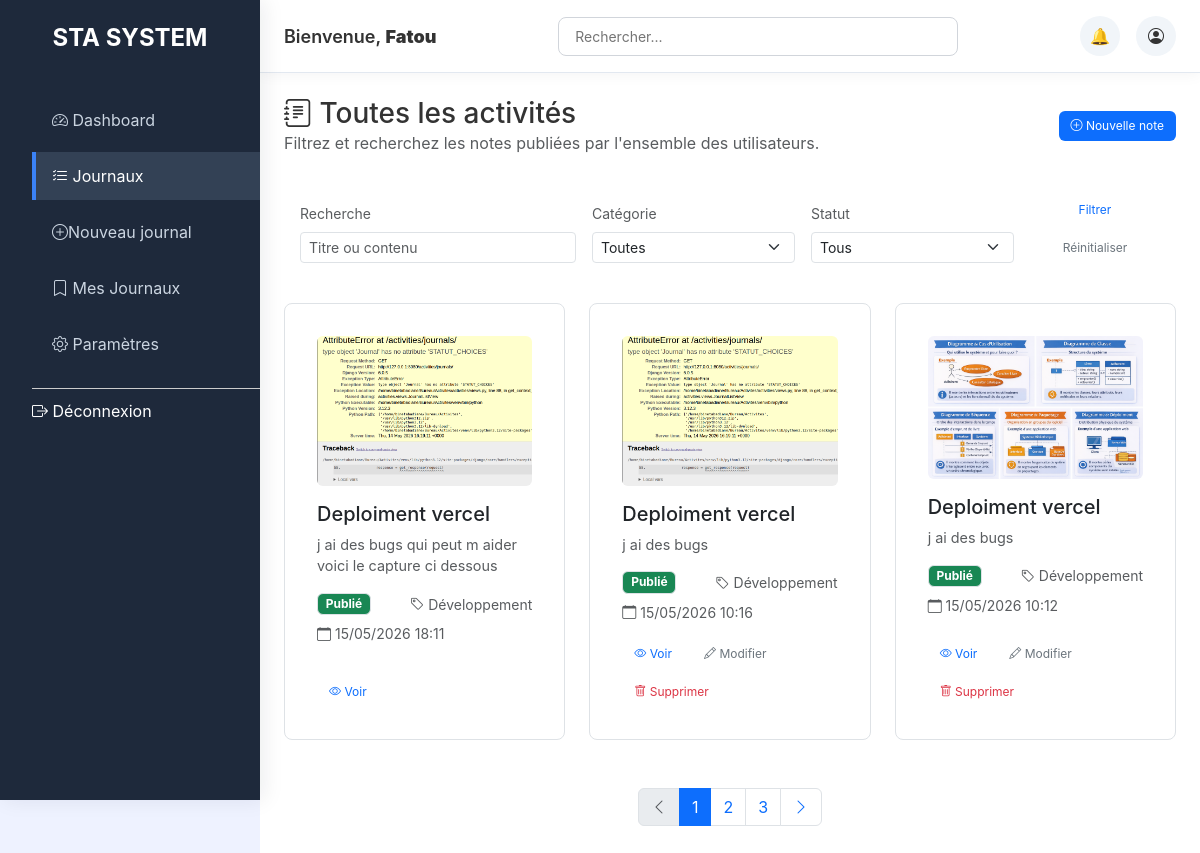
Page /activities/journals/ (signed in) on the committed database.
### activities/models.py (models this page shows, shortened)
class Journal(models.Model):
    titre = models.CharField(max_length=200)
    contenu = models.TextField()
    datecreation = models.DateTimeField(auto_now_add=True)
    categorie = models.ForeignKey(Categorie, on_delete=models.CASCADE)
    capture = models.ImageField(upload_to='captures/', null=True, blank=True)
    auteur = models.ForeignKey('auth.User', on_delete=models.CASCADE)
    STATUTS = (
        ('brouillon', 'Brouillon'),
        ('publie', 'Publié'),
        ('resolu', 'Résolu'),
    )
    statut = models.CharField(max_length=20, choices=STATUTS, default='brouillon')
    class Meta:
        ordering = ['-datecreation']
        verbose_name = "Journal"
        verbose_name_plural = "Journaux"

class Categorie(models.Model):
    nom = models.CharField(max_length=100)
    description = models.TextField()
    couleur = models.CharField(max_length=7, default='#007bff')
    datecreation = models.DateTimeField(auto_now_add=True)
    class Meta:
        ordering = ['nom']
        verbose_name = "Catégorie"
        verbose_name_plural = "Catégories"

### activities/views.py (the view)
# urls.py: path('journals/', JournalListView.as_view(), name='journal_list'),
class JournalListView(LoginRequiredMixin, ListView):
    model = Journal
    template_name = 'activities/journal_list.html'
    context_object_name = 'journals'
    paginate_by = 3
    def get_queryset(self):
        queryset = Journal.objects.select_related('auteur', 'categorie').order_by('-datecreation')
        categorie = self.request.GET.get('categorie')
        statut = self.request.GET.get('statut')
        search = self.request.GET.get('search')
        if categorie:
            queryset = queryset.filter(categorie_id=categorie)
        if statut:
            queryset = queryset.filter(statut=statut)
        if search:
            queryset = queryset.filter(Q(titre__icontains=search) | Q(contenu__icontains=search))
        return queryset
    def get_context_data(self, **kwargs):
        context = super().get_context_data(**kwargs)
        context['categories'] = Categorie.objects.all()
        context['statuts'] = Journal.STATUTS
        context['page_title'] = 'Toutes les activités'
        return context

### activities/templates/activities/journal_list.html (shortened to what this page needs)
{% extends 'base.html' %}
{% block content %}
<div class="d-flex justify-content-between align-items-center mb-4">
    <div>
        <h1 class="h3 mb-0"><i class="bi bi-journal-text"></i> {{ page_title|default:'Jounaux' }}</h1>
        <p class="text-muted mb-0">Filtrez et recherchez les notes publiées par l'ensemble des utilisateurs.</p>
    </div>
    <a href="{% url 'journal_create' %}" class="btn btn-primary">
        <i class="bi bi-plus-circle"></i> Nouvelle note
    </a>
</div>
<div class="card mb-4  border-0 bg-white p-3">
    <form method="get" class="row g-3 align-items-end">
        <div class="col-md-4">
            <label for="search" class="form-label small text-muted">Recherche</label>
            <input type="text" id="search" name="search" value="{{ request.GET.search }}" class="form-control form-control-sm" placeholder="Titre ou contenu">
        </div>
        <div class="col-md-3">
            <label for="categorie" class="form-label small text-muted">Catégorie</label>
            <select id="categorie" name="categorie" class="form-select form-select-sm">
                <option value="">Toutes</option>
            </select>
        </div>
        <div class="col-md-3">
            <label for="statut" class="form-label small text-muted">Statut</label>
            <select id="statut" name="statut" class="form-select form-select-sm">
                <option value="">Tous</option>
            </select>
        </div>
        <div class="col-md-2 d-grid gap-2">
            <button type="submit" class="btn btn-sm btn-outline-primary">Filtrer</button>
            <a href="{% if page_title == 'Mes activités' %}{% url 'my_journal_list' %}{% else %}{% url 'journal_list' %}{% endif %}" class="btn btn-sm btn-outline-secondary">Réinitialiser</a>
        </div>
    </form>
</div>
{% if journals %}
<div class="row">
    {% for journal in journals %}
    <div class="col-md-6 col-lg-4 mb-4">
        <div class="card h-100  bg-white border">
            <div class="card-body d-flex flex-column">
                {% if journal.capture %}
                <div class="mb-3">
                    <img src="{{ journal.capture.url }}" alt="{{ journal.titre }}" class="img-fluid rounded" style="max-height: 150px; width: 100%; object-fit: cover;">
                </div>
                {% endif %}
                <h5 class="card-title">{{ journal.titre }}</h5>
                <p class="card-text text-muted" style="font-size: 0.9rem;">
                    {{ journal.contenu|truncatechars:100 }}
                </p>
                <div class="d-flex justify-content-between align-items-center mb-2">
                    <span class="badge bg-{{ journal.statut|yesno:'success,warning' }} border">
                        {{ journal.get_statut_display }}
                    </span>
                    <small class="text-muted">
                        <i class="bi bi-tag"></i> {{ journal.categorie.nom }}
                    </small>
                </div>
                <small class="text-muted d-block mb-3">
                    <i class="bi bi-calendar"></i> {{ journal.datecreation|date:"d/m/Y H:i" }}
                </small>
                <div class="mt-auto d-flex gap-2 flex-wrap">
                    <a href="{% url 'journal_detail' journal.pk %}" class="btn btn-sm btn-outline-primary">
                        <i class="bi bi-eye"></i> Voir
                    </a>
                    {% if journal.auteur == user %}
                    <a href="{% url 'journal_update' journal.pk %}" class="btn btn-sm btn-outline-secondary">
                        <i class="bi bi-pencil"></i> Modifier
                    </a>
                    <a href="{% url 'journal_delete' journal.pk %}" class="btn btn-sm btn-outline-danger">
                        <i class="bi bi-trash"></i> Supprimer
                    </a>
                    {% endif %}
                </div>
            </div>
        </div>
    </div>
    {% endfor %}
</div>
{% if is_paginated %}
<nav aria-label="Navigation des pages" class="mt-4">
    <ul class="pagination justify-content-center">
        {% if page_obj.has_previous %}
        <li class="page-item">
            <a class="page-link" href="?page={{ page_obj.previous_page_number }}">
                <i class="bi bi-chevron-left"></i>
            </a>
        </li>
        {% else %}
        <li class="page-item disabled">
            <a class="page-link"><i class="bi bi-chevron-left"></i></a>
        </li>
        {% endif %}
        {% for num in page_obj.paginator.page_range %}
        {% if page_obj.number == num %}
        <li class="page-item active">
            <a class="page-link">{{ num }}</a>
        </li>
        {% elif num > page_obj.number|add:'-3' and num < page_obj.number|add:'3' %}
        <li class="page-item">
            <a class="page-link" href="?page={{ num }}">{{ num }}</a>
        </li>
        {% endif %}
        {% endfor %}
        {% if page_obj.has_next %}
        <li class="page-item">
            <a class="page-link" href="?page={{ page_obj.next_page_number }}">
                <i class="bi bi-chevron-right"></i>
            </a>
        </li>
        {% else %}
        <li class="page-item disabled">
            <a class="page-link"><i class="bi bi-chevron-right"></i></a>
        </li>
        {% endif %}
    </ul>
</nav>
{% endif %}
{% endif %}
{% endblock %}

### activities/templates/base.html (shortened to what this page needs)
<!DOCTYPE html>
<html lang="fr">
<head>
    <link href="https://cdn.jsdelivr.net/npm/bootstrap@5.3.0/dist/css/bootstrap.min.css" rel="stylesheet">
    <link rel="stylesheet" href="https://cdn.jsdelivr.net/npm/bootstrap-icons@1.11.0/font/bootstrap-icons.css">
</head>
<body>
    {% if user.is_authenticated %}
    <aside class="sidebar">
        <div class="logo">STA SYSTEM</div>
        <nav>
            <ul>
                <li><a href="{% url 'dashboard' %}" class="{% if request.resolver_match.url_name == 'dashboard' %}active{% endif %}"><i class="bi bi-speedometer2"></i> Dashboard</a></li>
                <li><a href="{% url 'journal_list' %}" class="{% if request.resolver_match.url_name == 'journal_list' or request.resolver_match.url_name == 'journal_detail' or request.resolver_match.url_name == 'journal_update' or request.resolver_match.url_name == 'journal_delete' %}active{% endif %}"><i class="bi bi-list-check"></i> Journaux</a></li>
                <li><a href="{% url 'journal_create' %}" class="{% if request.resolver_match.url_name == 'journal_create' %}active{% endif %}"><i class="bi bi-plus-circle"></i>Nouveau journal</a></li>
                <li><a href="{% url 'my_journal_list' %}" class="{% if request.resolver_match.url_name == 'my_journal_list' %}active{% endif %}"><i class="bi bi-bookmark"></i> Mes Journaux</a></li>
                <li><a href="{% url 'dashboard' %}" class="{% if request.resolver_match.url_name == 'dashboard' %}active{% endif %}"><i class="bi bi-gear"></i> Paramètres</a></li>
    <li style="border-top:1px solid #ccc; margin-top:20px; padding-top:10px;">
    <form method="POST"
          action="{% url 'logout' %}"
          onsubmit="return confirm('Voulez-vous vraiment vous déconnecter ?');">
        <button type="submit"
                style="background:none;border:none;color:white;cursor:pointer;">
                <i class="bi bi-box-arrow-right"></i>
            Déconnexion
        </button>
    </form>
</li>         </ul>
        </nav>
    </aside>
    <div class="main-content">
        <header class="topbar">
            <div class="welcome">Bienvenue, <strong>{{ user.get_full_name|default:user.username }}</strong></div>
            <div class="search">
                <input type="text" placeholder="Rechercher...">
            </div>
            <div class="actions">
                <div class="icon" title="Notifications">🔔</div>
                <div class="icon" title="Profil">
                    <i class="bi bi-person-circle"></i>
                </div>
            </div>
        </header>
        <main class="dashboard-content">
            {% block content %}{% endblock %}
        </main>
    </div>
    {% else %}
        {% block login_content %}<div class="container mt-5"><div class="row justify-content-center"><div class="col-md-6">Authentification requise</div></div></div>{% endblock %}
    {% endif %}
</body>
</html>

### activities/templates/base.html (style rules this page uses)
* { margin: 0; padding: 0; box-sizing: border-box; font-family: -apple-system, BlinkMacSystemFont, 'Segoe UI', Roboto, sans-serif; }
body { background-color: #f4f6f9; color: #333; }
.sidebar { position: fixed; left: 0; top: 0; width: 260px; height: 100vh; background-color: #1e293b; color: white; padding: 20px 0; z-index: 1000; overflow-y: auto; }
.sidebar .logo { font-size: 24px; font-weight: bold; text-align: center; margin-bottom: 40px; padding: 0 20px; }
body { background: #eef2ff; color: #333; }
.main-content { margin-left: 260px; min-height: 100vh; background-color: #ffffff; padding-bottom: 40px; }
.sidebar { box-shadow: 4px 0 20px rgba(15, 23, 42, 0.08); }
.topbar { background-color: #ffffff; box-shadow: 0 1px 15px rgba(15, 23, 42, 0.05); }
.card { background-color: #ffffff; border-radius: 8px; padding: 16px; border: 1px solid #e2e8f0; }
.card.h-100 { min-height: 100%; }
.sidebar nav ul { list-style: none; }
.sidebar nav ul li { margin-bottom: 8px; }
.sidebar nav ul li a { display: block; padding: 12px 20px; color: #cbd5e1; text-decoration: none; transition: background-color 0.3s; }
.sidebar nav ul li a:hover, .sidebar nav ul li a.active { background-color: #334155; color: white; }
.sidebar nav ul li a.active { box-shadow: inset 4px 0 0 0 #3b82f6; }
.main-content { margin-left: 260px; min-height: 100vh; }
.topbar { background-color: white; padding: 16px 24px; border-bottom: 1px solid #e2e8f0; display: flex; justify-content: space-between; align-items: center; }
.topbar .welcome { font-size: 18px; font-weight: 600; }
.topbar .search { flex: 1; max-width: 400px; margin: 0 24px; }
.topbar .search input { width: 100%; padding: 8px 16px; border: 1px solid #d1d5db; border-radius: 8px; font-size: 14px; }
.topbar .actions { display: flex; align-items: center; gap: 16px; }
.topbar .actions .icon { width: 40px; height: 40px; background-color: #f1f5f9; border-radius: 50%; display: flex; align-items: center; justify-content: center; cursor: pointer; transition: background-color 0.3s; }
.dashboard-content { padding: 24px; }
.card { background-color: white; border-radius: 8px; padding: 16px; border: 1px solid #e2e8f0; }
.btn { padding: 6px 12px; border: none; border-radius: 6px; font-size: 12px; cursor: pointer; transition: background-color 0.3s; }

### rows in the picture
Journal: capture (picture), titre "Deploiment vercel", contenu "j ai des bugs qui peut m aider voici le capture ci dessous", statut "Publié", categorie.nom "Développement", datecreation "15/05/2026 18:11"
Journal: capture (picture), titre "Deploiment vercel", contenu "j ai des bugs", statut "Publié", categorie.nom "Développement", datecreation "15/05/2026 10:16", shows "Modifier"
Journal: capture (picture), titre "Deploiment vercel", contenu "j ai des bugs", statut "Publié", categorie.nom "Développement", datecreation "15/05/2026 10:12", shows "Modifier"

### other values in the picture
{{ user.get_full_name|default:user.username }} "Fatou"
{{ page_title|default:'Jounaux' }} "Toutes les activités"
{{ num }} "1"
{{ num }} "2" "3"
